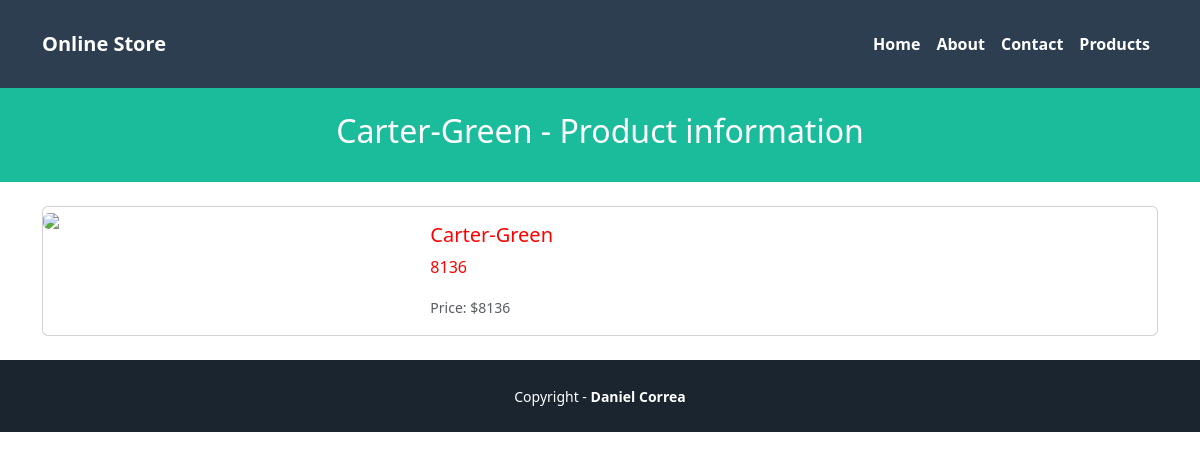
The app's page /products/1, older data.
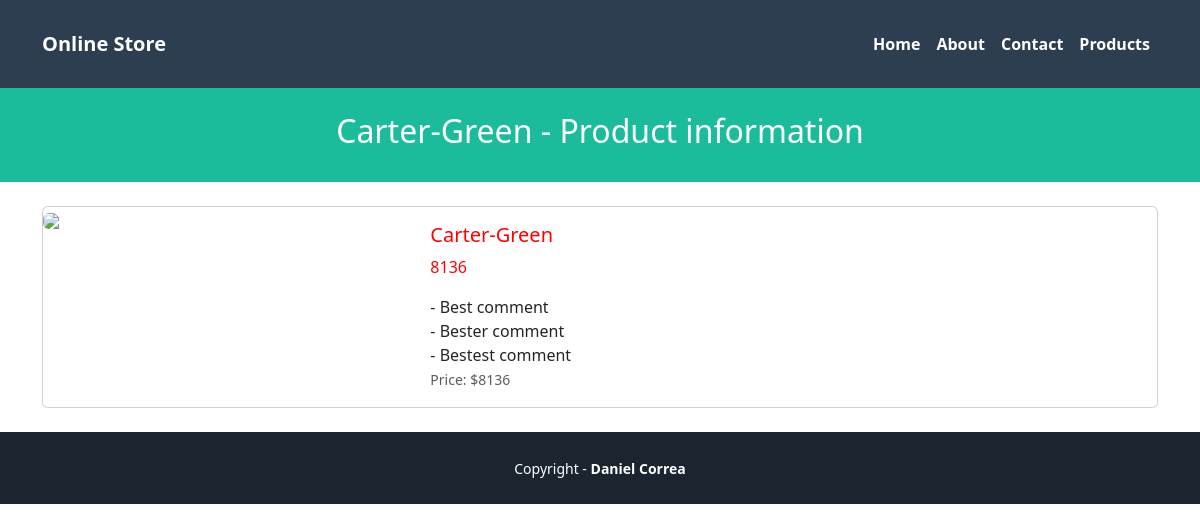
The same page, newer data.
### pages/models.py (models this page shows)
class Product(models.Model):
 name = models.CharField(max_length=255)
 price = models.IntegerField()
 created_at = models.DateTimeField(auto_now_add=True)
 updated_at = models.DateTimeField(auto_now=True)

class Comment(models.Model):
 product = models.ForeignKey(Product, on_delete=models.CASCADE)
 description = models.TextField()

### pages/views.py (the view)
# urls.py: path('products/<str:id>', ProductShowView.as_view(), name='show'),
class ProductShowView(View):
    template_name = 'products/show.html'
    def get(self, request, id):
        try:
            product_id = int(id)
            if product_id < 1:
                raise ValueError("Product id must be 1 or greater")
            product = get_object_or_404(Product, pk=product_id)
        except (Product.DoesNotExist, ValueError):
            return HttpResponseRedirect(reverse('home'))
        viewData = {}
        viewData["title"] = product.name + " - Online Store"
        viewData["subtitle"] = product.name + " - Product information"
        viewData["product"] = product
        return render(request, self.template_name, viewData)

### pages/templates/products/show.html (shortened to what this page needs)
{% extends 'pages/base.html' %}
{% block header_title %} {{subtitle}} {% endblock %}
{% block content %}
<div class="card mb-3">
 <div class="row g-0">
 <div class="col-md-4">
 <img src="https://static.djangoproject.com/img/logos/django-logo-positive.svg" class="img-fluid rounded-start">
 </div>
 <div class="col-md-8">
 <div class="card-body">
 <h5 class="card-title" {% if product.price > 100 %} style="color: red;" {% endif %}>
 {{ product.name }}
</h5>
 {% if product.price > 2000 %}
 <p class="card-text" style="color: red;">{{product.price}}</p>
 {% else %}
 <p class="card-text">{{product.price}}</p>
 {% endif %}
 {% for comment in product.comment_set.all %}
 - {{ comment.description }}<br />
 {% endfor %}
<p class="card-text"><small class="text-muted">Price: ${{product.price}}</small></p>
 </div>
 </div>
 </div>
</div>
{% endblock %}

### pages/templates/pages/base.html (shortened to what this page needs)
{% load static %}
<!doctype html>
<html lang="en">
<head>
 <link href="https://cdn.jsdelivr.net/npm/bootstrap@5.3.0-alpha1/dist/css/bootstrap.min.css" rel="stylesheet"
crossorigin="anonymous" />
 <link href="{% static 'pages/app.css' %}" rel="stylesheet" />
</head>
<body>
 <nav class="navbar navbar-expand-lg navbar-dark bg-secondary py-4">
 <div class="container">
 <a class="navbar-brand" href="{% url 'home' %}">Online Store</a>
 <div class="collapse navbar-collapse" id="navbarNavAltMarkup">
 <div class="navbar-nav ms-auto">
 <a class="nav-link active" href="{% url 'home' %}">Home</a>
 <a class="nav-link active" href="{% url 'about' %}">About</a>
 <a class="nav-link active" href="{% url 'contact' %}">Contact</a>
    <a class="nav-link active" href="{% url 'index' %}">Products</a>
 </div>
 </div>
 </div>
 </nav>
 <header class="masthead bg-primary text-white text-center py-4">
 <div class="container d-flex align-items-center flex-column">
 <h2>{% block header_title %}'A Django EAFIT App'{% endblock %}</h2>
 </div>
 </header>
 <div class="container my-4">
 {% block content %}
 {% endblock %}
 </div>
 {% block footer %}
 <div class="copyright py-4 text-center text-white">
 <div class="container">
 <small>
 Copyright - <a class="text-reset fw-bold text-decoration-none" target="_blank"
 href="https://twitter.com/danielgarax">
 Daniel Correa
 </a>
 </small>
 </div>
 </div>
 {% endblock %}
</body>
</html>

### pages/static/pages/app.css (style rules this page uses)
.bg-secondary { background-color: #2c3e50 !important; }
.copyright { background-color: #1a252f; }
.bg-primary { background-color: #1abc9c !important; }
nav { font-weight: 700; }

Row changes from the older to the newer data that the page shows:
added Comment: description "Best comment"
added Comment: description "Bester comment"
added Comment: description "Bestest comment"
